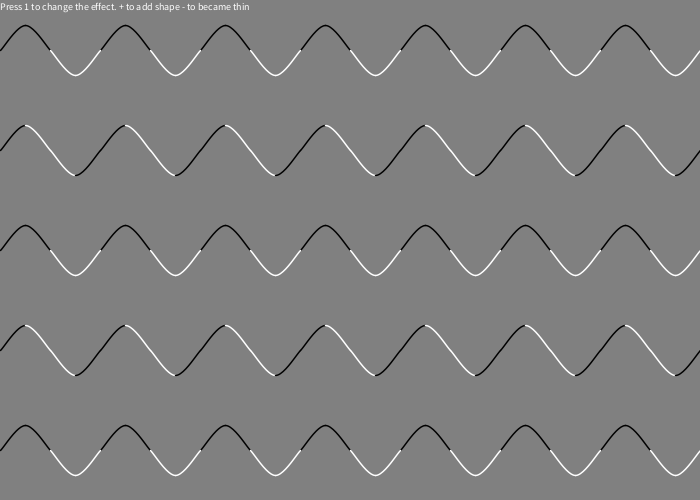
Frame 1 (no input)
Frame 60 (the mouse pressed at the canvas centre just before this capture): identical to frame 1, image omitted
Frame 120 (the mouse held since frame 60 and released just before this capture): identical to frame 1, image omitted

The Processing sketch that drew this single still picture (run headless with seeded random() and noise(); from frame 60 on, the mouse is pressed at the canvas centre):

// Processing sketch: curve_effect
// ── curve_effect.pde
//ceguera de curvatura

PGraphics pgUp;
PGraphics pgDown;

boolean change = true;
float wei = 1.5;
String instructions = "Press 1 to change the effect. + to add shape - to became thin";

void setup() {
  size(700, 500);
  stroke(0);
  background(#808080);
  textSize(10);
  
} 

void draw() {
  background(#808080);
  text(instructions, 0, 10);
    strokeWeight(wei);
    noFill();
    int ini = 50;
    int top = ini/2;
    int down = ini+top;
    //corrido hacia abajo
    int space = 100;
    int move = 0;
    int pairs = 6;
    int qOfCurves = 10;
    
    strokeWeight(wei);
    
    int a = 0;
    int b = 255;
    if(change){
      a = 0;
      b = 255;
    }else{
      a = 255;
      b = 0;
    }
    for(int x = 0; x<pairs ;x+=2){
      move = x*space;
      //primera curva
      for(int i = 0; i<qOfCurves;i++){
        int j = 2*i;
        createCurve(ini*j,ini+move, ini*j,ini+move, ini*j+top ,top+move , ini*j + ini, ini+move, 0  );
        createCurve(ini*j,ini+move, ini*j+top ,top+move , ini*j + ini, ini+move, ini*j + ini, ini+move, a  );
      }
      
      for(int i = 0; i<qOfCurves;i++){
        int j = 2*i;
        createCurve(ini*j+ini ,ini+move , ini*j+ini, ini+move, ini*j+top+ini ,down+move ,ini*j+ini+ini, ini+move, 255 );
        createCurve(ini*j+ini,ini+move, ini*j+top+ini ,down +move, ini*j+ini + ini, ini+move,ini*j + ini+ini, ini+move,b  );
        
      }
      
      //segunda curva
      move = (x+1)*space;
      for(int i = 0; i<qOfCurves;i++){
        int j = 2*i;
        createCurve(ini*j,ini+move, ini*j,ini+move, ini*j+top ,top+move , ini*j + ini, ini+move, 0  );
        createCurve(ini*j,ini+move, ini*j+top ,top+move , ini*j + ini, ini+move, ini*j + ini, ini+move, b  );
      }
      
      for(int i = 0; i<qOfCurves;i++){
        int j = 2*i;
        createCurve(ini*j+ini ,ini+move , ini*j+ini, ini+move, ini*j+top+ini ,down+move ,ini*j+ini+ini, ini+move, 255 );
        createCurve(ini*j+ini,ini+move, ini*j+top+ini ,down +move, ini*j+ini + ini, ini+move,ini*j + ini+ini, ini+move, a  );
        
      }
    
    }
    
  
}

void createCurve(int xinit, int yinit, int x1, int y1,int x2, int y2, int xfin, int yfin, int col){
  //coordinates initials, coordinates finals, start point to draw, end, pont to draw, color hexa 
  stroke(col);
  beginShape();
  curveVertex(xinit, yinit); // the first control point
  curveVertex(x1, y1); // the first control point
  curveVertex(x2, y2); // is also the start point of curve
  //curveVertex(150, 50);
  curveVertex(xfin, yfin);
  endShape();


}
void keyPressed() {
  switch (key) {
    case '1':
      change = !change;
      break;
    case '+':
      if(wei<15) wei++;
      break;
    case '-':
      if(wei>1) wei--;
      break; 
  }
}
